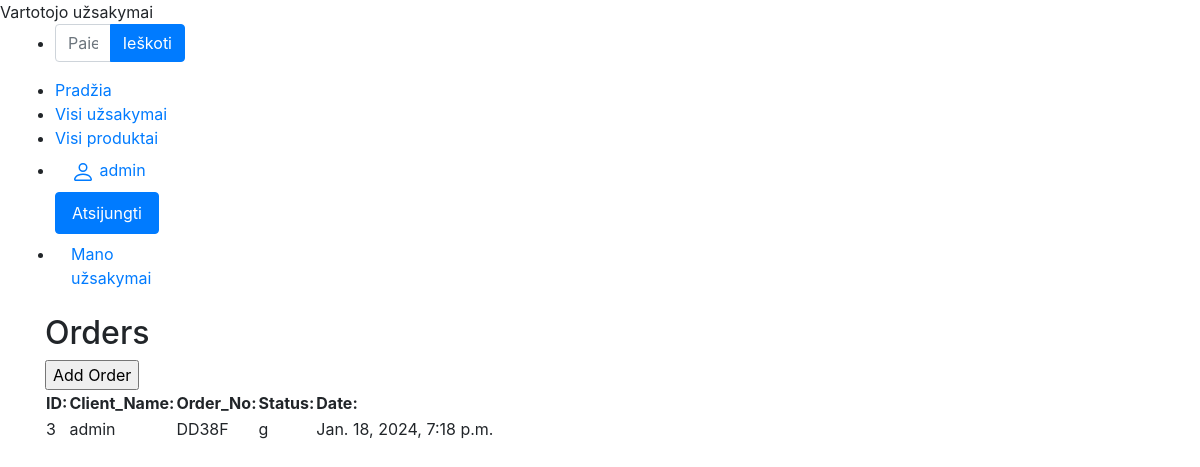
The page /baldai3/orders/ (signed in) on the database as committed earlier.
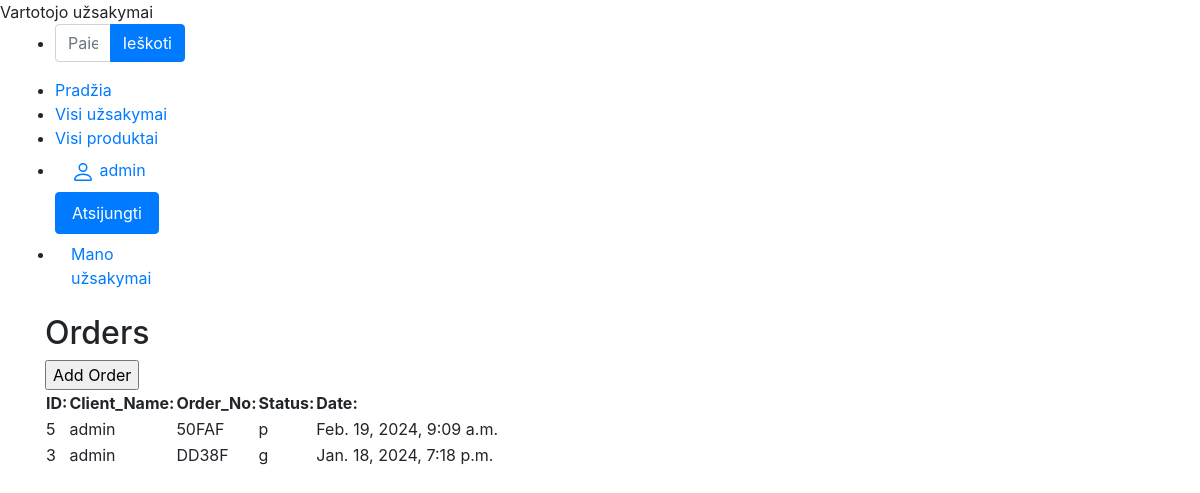
The same page on the database as committed later.
### baldai3/models.py (models this page shows, shortened)
class Order(models.Model):
    order_no = models.CharField(default=uuid.uuid4().hex[:5].upper(), verbose_name="Užsakymo Numeris", max_length=10,
                                editable=False)
    date = models.DateTimeField(verbose_name="Data")
    client_name = models.ForeignKey(to=User, verbose_name="Klientas", on_delete=models.SET_NULL, null=True, blank=True)
    LOAN_STATUS = (
        ('p', 'Pateiktas'),
        ('a', 'Apmokėtas'),
        ('g', 'Gamyboje'),
        ('i', 'Įvykdytas'),
    )
    status = models.CharField(
        verbose_name="Būsena",
        max_length=1,
        choices=LOAN_STATUS,
        blank=True,
        default='i',
        help_text='Statusas',
    )
    def __str__(self):
        return f"{self.order_no} {self.client_name} "
    class Meta:
        verbose_name = 'Užsakymas'
        verbose_name_plural = 'Užsakymai'
        ordering = ['-date']

### baldai3/views.py (the view)
# urls.py: path('orders/', views.order_list, name='order_list'),
@login_required
def order_list(request):
    orders = Order.objects.filter(client_name=request.user)
    print(orders)
    return render(request, 'order_list.html', {'orders': orders})

### baldai3/templates/order_list.html (shortened to what this page needs)
{% extends 'base.html' %}
{% block "content" %}
<h2>Orders</h2>
<form action="{% url 'order_create' %}" method="get">
    <input type="submit" value="Add Order">
</form>
  <table>
    <tr>
      <th>ID:</th>
      <th>Client_Name:</th>
      <th>Order_No:</th>
      <th>Status:</th>
      <th>Date:</th>
    </tr>
    {% for order in orders %}
      <tr>
        <td>{{ order.id }}</td>
        <td>{{ order.client_name }}</td>
        <td>{{ order.order_no }}</td>
        <td>{{ order.status }}</td>
        <td>{{ order.date }}</td>
      </tr>
    {% empty %}
      <tr>
        <td colspan="5">No orders found.</td>
      </tr>
    {% endfor %}
  </table>
{% endblock %}

Rows that differ between the two databases and show on the page:
added Order: id "5", client_name "admin", order_no "50FAF", status "p", date "Feb. 19, 2024, 9:09 a.m."
